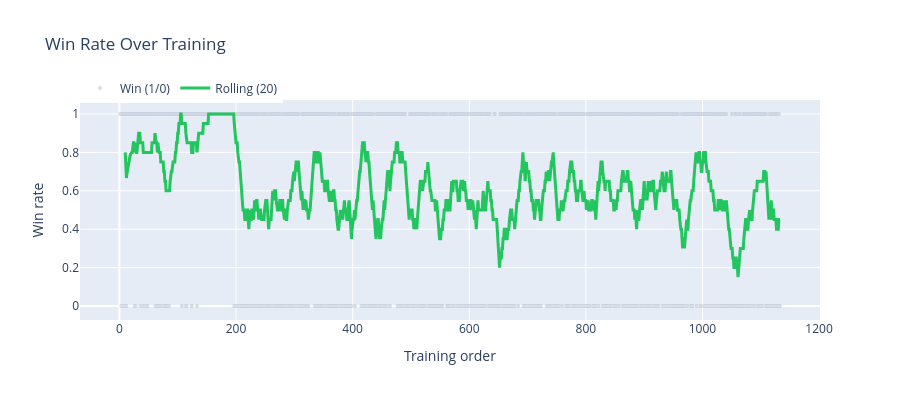

This figure's notebook cell:
### Markdown cell above
## Global Trends

### Code cell
WINDOW = 20
plot_win_rate(ep_df, WINDOW).show()

### Figure 1 — Plotly figure (JSON) as saved in the notebook; plotly's stock layout.template omitted (floating-point values rounded to 4 significant figures; data arrays with more than 128 entries replaced by an {"elided": "..."} marker saying what was removed)
{"data": [{"marker": {"color": "#94a3b8", "size": 4}, "mode": "markers", "name": "Win (1/0)", "opacity": 0.35, "type": "scatter", "x": {"elided": "1133 int values"}, "y": {"elided": "1133 float values"}}, {"line": {"color": "#22c55e", "width": 3}, "mode": "lines", "name": "Rolling (20)", "type": "scatter", "x": {"elided": "1133 int values"}, "y": {"elided": "1133 float values"}}], "layout": {"height": 400, "legend": {"orientation": "h", "y": 1.12}, "title": {"text": "Win Rate Over Training"}, "xaxis": {"title": {"text": "Training order"}}, "yaxis": {"title": {"text": "Win rate"}}}}
